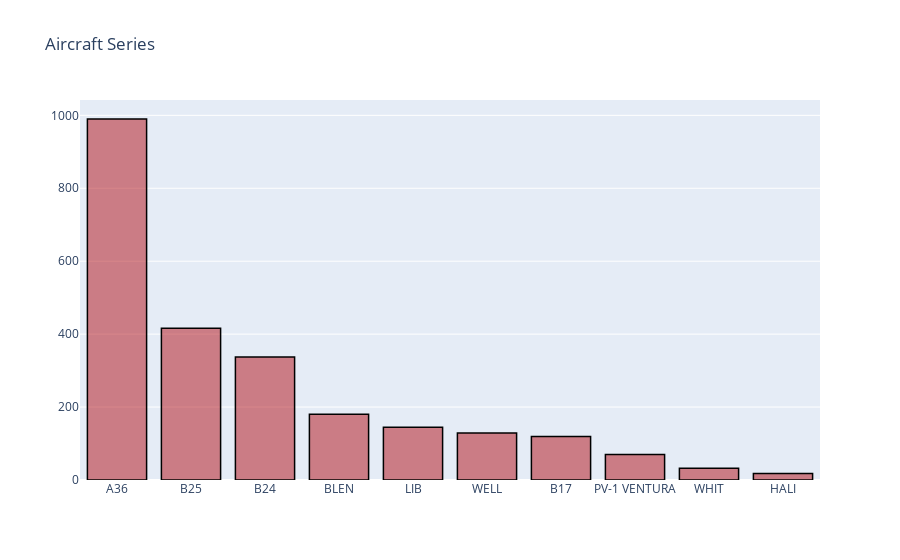

Notebook code for this chart:
### Code cell
# Aircraft Series
data = aerial['Aircraft Series'].value_counts()
print(data[:10])
data = [go.Bar(
            x=data[:10].index,
            y=data[:10].values,
            hoverinfo = 'text',
            marker = dict(color = 'rgba(177, 14, 22, 0.5)',
                             line=dict(color='rgb(0,0,0)',width=1.5)),
    )]

layout = dict(
    title = 'Aircraft Series',
)
fig = go.Figure(data=data, layout=layout)
iplot(fig)

### Figure 1 — Plotly figure (JSON) as saved in the notebook; plotly's stock layout.template omitted (floating-point values rounded to 4 significant figures)
{"data": [{"hoverinfo": "text", "marker": {"color": "rgba(177, 14, 22, 0.5)", "line": {"color": "rgb(0,0,0)", "width": 1.5}}, "x": ["A36", "B25", "B24", "BLEN", "LIB", "WELL", "B17", "PV-1 VENTURA", "WHIT", "HALI"], "y": [990, 416, 337, 180, 145, 129, 119, 70, 32, 18], "type": "bar"}], "layout": {"title": {"text": "Aircraft Series"}}}
